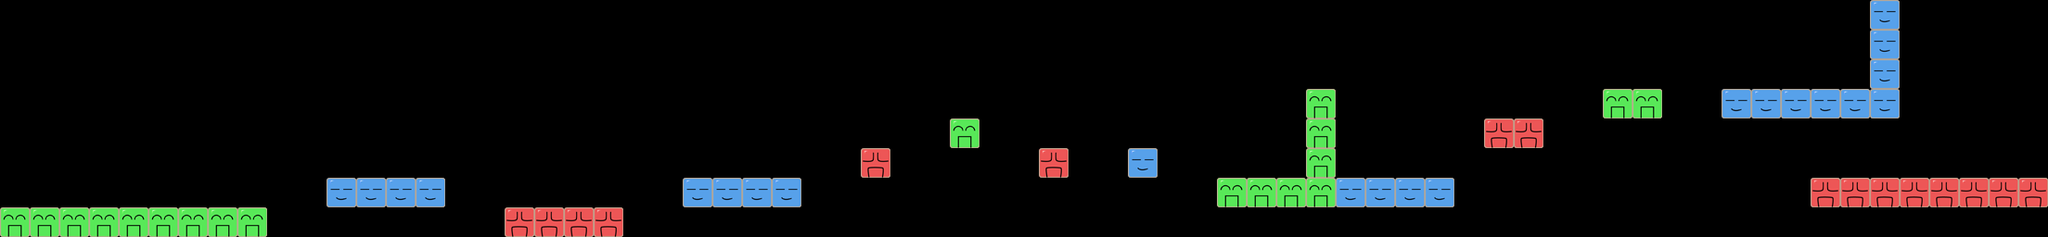

This is a level from a 2D game, rendered from its Tiled map with the project's own tilesets. A one-line summary and the map file follow, with tile-layer data summarised:
An orthogonal 69x8 tile map with 32x32 px tiles, 3 tile layers (red, green, blue) and 17 objects.

<map version="1.0" orientation="orthogonal" renderorder="right-down" width="69" height="8" tilewidth="32" tileheight="32">
 <tileset firstgid="1" name="blocks" tilewidth="32" tileheight="32">
  <image source="blocks.png" width="96" height="32" />
 </tileset>
 <layer name="red" width="69" height="8">
  <data>[552 cells, 16 non-empty, 1 distinct tile ids]</data>
 </layer>
 <layer name="green" width="69" height="8">
  <data>[552 cells, 19 non-empty, 1 distinct tile ids]</data>
 </layer>
 <layer name="blue" width="69" height="8">
  <data>[552 cells, 22 non-empty, 1 distinct tile ids]</data>
 </layer>
 <objectgroup name="heart">
  <object x="241" y="208">
   <ellipse />
  </object>
  <object x="273" y="208">
   <ellipse />
  </object>
  <object x="320" y="144">
   <ellipse />
  </object>
  <object x="417" y="176">
   <ellipse />
  </object>
  <object x="512" y="111">
   <ellipse />
  </object>
  <object x="786" y="176">
   <ellipse />
  </object>
  <object x="818" y="177">
   <ellipse />
  </object>
  <object x="1041" y="113">
   <ellipse />
  </object>
  <object x="945" y="145">
   <ellipse />
  </object>
  <object x="1137" y="144">
   <ellipse />
  </object>
  <object x="1232" y="143">
   <ellipse />
  </object>
  <object x="1615" y="113">
   <ellipse />
  </object>
  <object x="1648" y="114">
   <ellipse />
  </object>
  <object x="1969" y="82">
   <ellipse />
  </object>
  <object x="2064" y="178">
   <ellipse />
  </object>
  <object x="2096" y="177">
   <ellipse />
  </object>
  <object x="2128" y="177">
   <ellipse />
  </object>
 </objectgroup>
</map>
